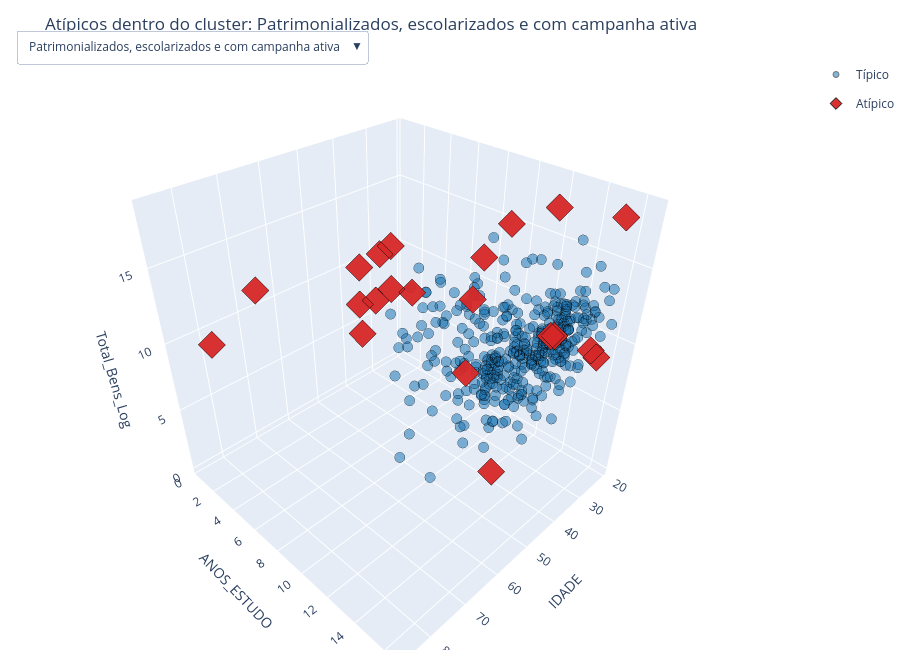

Notebook code cell kept with this figure:
### Markdown cell above
### O mesmo recorte, em 3D — filtrando por cluster

Mesma ideia do gráfico 3D global, agora um por cluster: escolham no menu qual grupo olhar (cada cluster usa a sua **própria** padronização, então os pontos vermelhos aqui são atípicos *dentro daquele grupo*, não em relação à base inteira). Os eixos ficam fixos entre um cluster e outro, pra dar pra comparar a posição relativa. Como antes, o gasto de campanha participa do modelo e aparece ao passar o mouse, embora a projeção tenha apenas três eixos.

### Code cell
nomes_bisecting_ordenados = list(df_cluster['cluster'].unique())
n_status = len(cores_iso)  # 'Típico' e 'Atípico', mesmas cores do gráfico 3D global

fig3d_cluster = go.Figure()
for idx_cluster, nome in enumerate(nomes_bisecting_ordenados):
    for status, cor in cores_iso.items():
        sub = df_cluster[(df_cluster['cluster'] == nome) & (df_cluster['anomalia_cluster'] == status)]
        texto_hover = (
            sub['NM_URNA_CANDIDATO']
            + '<br>Total_Gasto_Campanha_Log=' + sub['Total_Gasto_Campanha_Log'].round(2).astype(str)
        )
        fig3d_cluster.add_trace(go.Scatter3d(
            x=sub['IDADE'], y=sub['ANOS_ESTUDO'], z=sub['Total_Bens_Log'],
            mode='markers', name=status,
            marker=dict(
                size=6 if status == 'Típico' else 9,
                color=cor,
                symbol='circle' if status == 'Típico' else 'diamond',
                opacity=0.55 if status == 'Típico' else 0.95,
                line=dict(width=1, color='black'),
            ),
            text=texto_hover,
            hovertemplate='<b>%{text}</b><br>IDADE=%{x}<br>ANOS_ESTUDO=%{y}<br>Total_Bens_Log=%{z:.2f}<extra></extra>',
            visible=(idx_cluster == 0),       # só o primeiro cluster começa visível
            legendgroup=status,
            showlegend=(idx_cluster == 0),    # legenda não se repete a cada cluster
        ))

# um botão por cluster no menu suspenso — cada um liga só os 2 traços (Típico/Atípico) daquele cluster
botoes_cluster = []
for idx_cluster, nome in enumerate(nomes_bisecting_ordenados):
    visibilidade = [False] * (len(nomes_bisecting_ordenados) * n_status)
    for j in range(n_status):
        visibilidade[idx_cluster * n_status + j] = True
    botoes_cluster.append(dict(
        label=nome, method='update',
        args=[{'visible': visibilidade}, {'title': f'Atípicos dentro do cluster: {nome}'}],
    ))

fig3d_cluster.update_layout(
    scene=dict(
        xaxis_title='IDADE', yaxis_title='ANOS_ESTUDO', zaxis_title='Total_Bens_Log',
        xaxis=dict(range=[df_cluster['IDADE'].min() - 2, df_cluster['IDADE'].max() + 2]),
        yaxis=dict(range=[df_cluster['ANOS_ESTUDO'].min() - 1, df_cluster['ANOS_ESTUDO'].max() + 1]),
        zaxis=dict(range=[df_cluster['Total_Bens_Log'].min() - 0.5, df_cluster['Total_Bens_Log'].max() + 0.5]),
    ),
    updatemenus=[dict(active=0, buttons=botoes_cluster, x=0.02, y=1.05, xanchor='left')],
    title=f'Atípicos dentro do cluster: {nomes_bisecting_ordenados[0]}',
    height=650, margin=dict(l=0, r=0, b=0, t=60),
)
fig3d_cluster.show()

### Figure 1 — Plotly figure (JSON) as saved in the notebook; plotly's stock layout.template omitted (floating-point values rounded to 4 significant figures; data arrays with more than 128 entries replaced by an {"elided": "..."} marker saying what was removed)
{"data": [{"hovertemplate": "<b>%{text}</b><br>IDADE=%{x}<br>ANOS_ESTUDO=%{y}<br>Total_Bens_Log=%{z:.2f}<extra></extra>", "legendgroup": "Típico", "marker": {"color": "#1f77b4", "line": {"color": "black", "width": 1}, "opacity": 0.55, "size": 6, "symbol": "circle"}, "mode": "markers", "name": "Típico", "showlegend": true, "text": {"elided": "397 str values"}, "type": "scatter3d", "visible": true, "x": {"elided": "397 int values"}, "y": {"elided": "397 int values"}, "z": {"elided": "397 float values"}}, {"hovertemplate": "<b>%{text}</b><br>IDADE=%{x}<br>ANOS_ESTUDO=%{y}<br>Total_Bens_Log=%{z:.2f}<extra></extra>", "legendgroup": "Atípico", "marker": {"color": "#d62728", "line": {"color": "black", "width": 1}, "opacity": 0.95, "size": 9, "symbol": "diamond"}, "mode": "markers", "name": "Atípico", "showlegend": true, "text": ["WILKER LEÃO<br>Total_Gasto_Campanha_Log=6.63", "ADRIANO AMARAL<br>Total_Gasto_Campanha_Log=9.55", "PROF. DÍDIA<br>Total_Gasto_Campanha_Log=9.62", "WENDER<br>Total_Gasto_Campanha_Log=10.14", "GARCIA LOCUTOR<br>Total_Gasto_Campanha_Log=8.16", "JHONE SANTOS<br>Total_Gasto_Campanha_Log=8.09", "LUCÉLIA RODRIGUES<br>Total_Gasto_Campanha_Log=13.3", "MAGDA MOFATTO<br>Total_Gasto_Campanha_Log=14.13", "DANIEL AGROBOM<br>Total_Gasto_Campanha_Log=13.97", "BILL GUERRA MOCHILINK<br>Total_Gasto_Campanha_Log=11.06", "ADAIR HENRIQUES VOVÔ DO JEEP<br>Total_Gasto_Campanha_Log=12.43", "FELIPE CECÍLIO<br>Total_Gasto_Campanha_Log=12.16", "FLÁVIA DO MAGUITO<br>Total_Gasto_Campanha_Log=12.62", "NERI GELLER<br>Total_Gasto_Campanha_Log=13.64", "ELINEI MACIEL<br>Total_Gasto_Campanha_Log=9.41", "CRISTIANO CORRETOR<br>Total_Gasto_Campanha_Log=9.29", "ERON CABRAL<br>Total_Gasto_Campanha_Log=3.71", "JUAREZ COSTA<br>Total_Gasto_Campanha_Log=14.63", "ISA MARCONDES<br>Total_Gasto_Campanha_Log=13.86", "MATEUS QUADROS<br>Total_Gasto_Campanha_Log=8.22", "CHICO SÁ<br>Total_Gasto_Campanha_Log=9.8"], "type": "scatter3d", "visible": true, "x": [30, 29, 60, 24, 48, 33, 30, 77, 58, 54, 85, 26, 44, 57, 62, 44, 46, 66, 48, 27, 86], "y": [16, 13, 16, 13, 8, 9, 9, 13, 9, 8, 8, 16, 13, 8, 8, 11, 16, 9, 4, 16, 4], "z": [10.55, 18.02, 6.944, 9.105, 12.61, 10.86, 13.46, 17.96, 17.02, 13.55, 17.04, 18.28, 18.46, 16.03, 11.61, 8.007, 13.65, 14.47, 12.53, 9.616, 11.92]}, {"hovertemplate": "<b>%{text}</b><br>IDADE=%{x}<br>ANOS_ESTUDO=%{y}<br>Total_Bens_Log=%{z:.2f}<extra></extra>", "legendgroup": "Típico", "marker": {"color": "#1f77b4", "line": {"color": "black", "width": 1}, "opacity": 0.55, "size": 6, "symbol": "circle"}, "mode": "markers", "name": "Típico", "showlegend": false, "text": ["CORONEL AVIADOR LUIZ GAMA<br>Total_Gasto_Campanha_Log=0.0", "RONALDO FONSECA<br>Total_Gasto_Campanha_Log=0.0", "MATHEUS MILANEZ<br>Total_Gasto_Campanha_Log=0.0", "TIA NEGA<br>Total_Gasto_Campanha_Log=0.0", "IVONE LOPES<br>Total_Gasto_Campanha_Log=0.0", "LEONARDO BEAR<br>Total_Gasto_Campanha_Log=0.0", "ELIZEU COSTA DO UBER<br>Total_Gasto_Campanha_Log=0.0", "RENATO MACHADO<br>Total_Gasto_Campanha_Log=0.0", "LEANDRO BARROSO<br>Total_Gasto_Campanha_Log=0.0", "REIS COLETIVO SEGURANÇAPRIVADA<br>Total_Gasto_Campanha_Log=0.0", "IARA NARDIA<br>Total_Gasto_Campanha_Log=0.0", "JUNIOR ALMEIDA<br>Total_Gasto_Campanha_Log=0.0", "ELAINE PINK<br>Total_Gasto_Campanha_Log=0.0", "ANA SCHRAMM<br>Total_Gasto_Campanha_Log=0.0", "AGUIDA MARIA<br>Total_Gasto_Campanha_Log=0.0", "GISLAINE MAIA<br>Total_Gasto_Campanha_Log=0.0", "GLAUSTIN DA FOKUS<br>Total_Gasto_Campanha_Log=0.0", "ZÉ CAMELO<br>Total_Gasto_Campanha_Log=0.0", "ANGELITA DUARTE<br>Total_Gasto_Campanha_Log=0.0", "LEO MACHADO VERDADE<br>Total_Gasto_Campanha_Log=0.0", "DR. RICARDO CAIADO<br>Total_Gasto_Campanha_Log=0.0", "ROSANGELA DA HABITAÇÃO<br>Total_Gasto_Campanha_Log=0.0", "PROFESSOR MAURÉLIO<br>Total_Gasto_Campanha_Log=0.0", "GABRIEL MORSE MISSÃO<br>Total_Gasto_Campanha_Log=0.0", "NICOLINA TIA NICOLA<br>Total_Gasto_Campanha_Log=0.0", "SANDRO PEDROSO<br>Total_Gasto_Campanha_Log=0.0", "FELISBERTO TAVARES<br>Total_Gasto_Campanha_Log=0.0", "PASTOR CAMIONEIRO<br>Total_Gasto_Campanha_Log=0.0", "DAMIÃO DA MORADIA<br>Total_Gasto_Campanha_Log=0.0", "LO FERREIRA<br>Total_Gasto_Campanha_Log=0.0", "CABO LORRANE<br>Total_Gasto_Campanha_Log=0.0", "DANILO FARIA<br>Total_Gasto_Campanha_Log=0.0", "HANSMULLER SALOME<br>Total_Gasto_Campanha_Log=0.0", "CLAUDIO MEIRELLES<br>Total_Gasto_Campanha_Log=0.0", "DR. SAMUEL GEMUS<br>Total_Gasto_Campanha_Log=0.0", "CARLIN DA OFICINA<br>Total_Gasto_Campanha_Log=0.0", "MAELLA BETHÂNIA<br>Total_Gasto_Campanha_Log=0.0", "FABRÍCIO DA 44<br>Total_Gasto_Campanha_Log=0.0", "ALESSANDRA CARMO<br>Total_Gasto_Campanha_Log=0.0", "BAIANO DO PICOLÉ<br>Total_Gasto_Campanha_Log=0.0", "ALISSON BORGES<br>Total_Gasto_Campanha_Log=0.0", "NEIDE ALVES<br>Total_Gasto_Campanha_Log=0.0", "ROSALINA PROTEÇÃO ANIMAL<br>Total_Gasto_Campanha_Log=0.0", "LIS MARQUES<br>Total_Gasto_Campanha_Log=0.0", "SAMUEL DA RAÇÃO<br>Total_Gasto_Campanha_Log=0.0", "PROF.. JACY PROENÇA<br>Total_Gasto_Campanha_Log=0.0", "TOTÓ DA SAÚDE<br>Total_Gasto_Campanha_Log=0.0", "CABO KELVIN<br>Total_Gasto_Campanha_Log=0.0", "RODRIGO SANT`ANA<br>Total_Gasto_Campanha_Log=0.0", "CHICO CURVO<br>Total_Gasto_Campanha_Log=0.0", "MILTÃO<br>Total_Gasto_Campanha_Log=0.0", "IRENE MESSIAS<br>Total_Gasto_Campanha_Log=0.0", "LIDIANE ABURAD<br>Total_Gasto_Campanha_Log=0.0", "PAULO JOSÉ<br>Total_Gasto_Campanha_Log=0.0", "VICTÓRIO GALLI<br>Total_Gasto_Campanha_Log=0.0", "DR. EDUARDO GOMES<br>Total_Gasto_Campanha_Log=0.0", "NILCE SANTANA<br>Total_Gasto_Campanha_Log=0.0", "VALDIR RIBEIRO<br>Total_Gasto_Campanha_Log=0.0", "ALEX FRAGA<br>Total_Gasto_Campanha_Log=0.0", "CARLOS LONGO<br>Total_Gasto_Campanha_Log=0.0", "MANINHO<br>Total_Gasto_Campanha_Log=0.0", "PRISCILA ADVOGADA<br>Total_Gasto_Campanha_Log=0.0", "CARLOS HENRIQUE BONSI CHECOLI<br>Total_Gasto_Campanha_Log=0.0", "PROF AGUILERA GUARANI<br>Total_Gasto_Campanha_Log=0.0", "THALITA<br>Total_Gasto_Campanha_Log=0.0", "WELLISON MUCHIUTTI<br>Total_Gasto_Campanha_Log=0.0", "SARGENTO BRUNÃO<br>Total_Gasto_Campanha_Log=0.0", "JARDELINO BAHIA<br>Total_Gasto_Campanha_Log=0.0", "JUVENAL FERREIRA<br>Total_Gasto_Campanha_Log=0.0", "REBECA COSTA<br>Total_Gasto_Campanha_Log=0.0", "ZÉ LOPES<br>Total_Gasto_Campanha_Log=0.0", "LUIZ PEREIRA<br>Total_Gasto_Campanha_Log=0.0", "TENENTE BALEJO DE ARRUDA<br>Total_Gasto_Campanha_Log=0.0", "SOPHIA SANTANA<br>Total_Gasto_Campanha_Log=0.0"], "type": "scatter3d", "visible": false, "x": [48, 67, 34, 48, 49, 44, 53, 62, 50, 47, 59, 53, 45, 45, 65, 62, 52, 66, 56, 47, 44, 47, 55, 25, 75, 42, 55, 61, 43, 28, 35, 32, 42, 65, 44, 61, 29, 50, 45, 44, 43, 61, 56, 47, 38, 62, 49, 37, 40, 63, 66, 71, 44, 59, 65, 72, 70, 64, 29, 58, 41, 35, 49, 51, 33, 38, 48, 56, 63, 26, 67, 31, 56, 25], "y": [16, 16, 16, 16, 11, 11, 13, 16, 16, 16, 16, 16, 16, 16, 16, 13, 16, 16, 16, 9, 16, 16, 16, 16, 16, 9, 16, 11, 11, 9, 16, 16, 16, 16, 16, 9, 16, 8, 16, 13, 16, 4, 16, 11, 11, 16, 11, 16, 13, 9, 11, 16, 16, 16, 16, 16, 16, 16, 11, 13, 11, 16, 16, 16, 11, 13, 13, 4, 8, 16, 11, 13, 16, 11], "z": [15.43, 14.04, 11.9, 12.72, 12.58, 13.24, 12.43, 14.33, 11.7, 10.46, 10.6, 11.08, 9.904, 10.17, 12.97, 13.82, 15.67, 15.26, 12.85, 14.15, 11.56, 11.92, 10.71, 13.93, 12.46, 11.26, 14.24, 11.88, 10.2, 9.616, 10.82, 13.06, 12.83, 13.69, 16.83, 13.02, 9.21, 15.82, 13.59, 13.08, 11.84, 13.46, 12.77, 9.105, 11.7, 12.21, 11.51, 10.34, 11.23, 11.92, 14.73, 14.29, 12.96, 14.0, 8.153, 13.34, 12.85, 14.02, 12.11, 15.83, 8.854, 10.31, 12.24, 10.31, 10.6, 13.34, 12.1, 12.49, 9.616, 11.13, 10.31, 9.904, 10.31, 13.97]}, {"hovertemplate": "<b>%{text}</b><br>IDADE=%{x}<br>ANOS_ESTUDO=%{y}<br>Total_Bens_Log=%{z:.2f}<extra></extra>", "legendgroup": "Atípico", "marker": {"color": "#d62728", "line": {"color": "black", "width": 1}, "opacity": 0.95, "size": 9, "symbol": "diamond"}, "mode": "markers", "name": "Atípico", "showlegend": false, "text": ["SILVA FOTOGRAFO - O CORNO<br>Total_Gasto_Campanha_Log=0.0", "EDILSON PARDALS<br>Total_Gasto_Campanha_Log=7.24", "EDMOTOS<br>Total_Gasto_Campanha_Log=7.31", "MAYKEL CARVALHO<br>Total_Gasto_Campanha_Log=0.69"], "type": "scatter3d", "visible": false, "x": [65, 50, 41, 43], "y": [4, 11, 4, 9], "z": [10.82, 9.904, 11.51, 13.88]}, {"hovertemplate": "<b>%{text}</b><br>IDADE=%{x}<br>ANOS_ESTUDO=%{y}<br>Total_Bens_Log=%{z:.2f}<extra></extra>", "legendgroup": "Típico", "marker": {"color": "#1f77b4", "line": {"color": "black", "width": 1}, "opacity": 0.55, "size": 6, "symbol": "circle"}, "mode": "markers", "name": "Típico", "showlegend": false, "text": ["ENFERMEIRA KARINE<br>Total_Gasto_Campanha_Log=12.22", "ELIANILDO NASCIMENTO<br>Total_Gasto_Campanha_Log=9.11", "MARIA CLEUDES<br>Total_Gasto_Campanha_Log=11.44", "NEIVA LOPES<br>Total_Gasto_Campanha_Log=10.32", "ADILA MARIA<br>Total_Gasto_Campanha_Log=10.98", "SARGENTO ELIOMAR<br>Total_Gasto_Campanha_Log=11.62", "GERCIANE<br>Total_Gasto_Campanha_Log=10.22", "PABLO VALENTE<br>Total_Gasto_Campanha_Log=11.98", "SUBTENENTE CINTYA<br>Total_Gasto_Campanha_Log=11.71", "LETICIA LEAL<br>Total_Gasto_Campanha_Log=11.41", "MAX FERRAMENTAS<br>Total_Gasto_Campanha_Log=6.51", "CORONEL MORENO<br>Total_Gasto_Campanha_Log=11.91", "DRA. MARINA NORONHA<br>Total_Gasto_Campanha_Log=8.99", "LIZA LOPES<br>Total_Gasto_Campanha_Log=10.93", "SALVE JORGE<br>Total_Gasto_Campanha_Log=11.26", "GORDINHO DA FARMÁCIA<br>Total_Gasto_Campanha_Log=10.48", "PROFESSORA JULIANA ALVES<br>Total_Gasto_Campanha_Log=7.99", "ROGERIO ARAPOANGA<br>Total_Gasto_Campanha_Log=10.3", "RODOLPHO HOTH HOTH<br>Total_Gasto_Campanha_Log=9.9", "GLAUCIA DO ARRUDA<br>Total_Gasto_Campanha_Log=10.16", "LUCAS BRASILEIRO<br>Total_Gasto_Campanha_Log=9.34", "CAMILA CORRÊA<br>Total_Gasto_Campanha_Log=7.57", "RICHARD BANHARA<br>Total_Gasto_Campanha_Log=7.09", "JÔ ABREU<br>Total_Gasto_Campanha_Log=10.53", "ULISSIS LIMA<br>Total_Gasto_Campanha_Log=12.3", "KARLA VINHAS<br>Total_Gasto_Campanha_Log=9.36", "DIEGO COSTA<br>Total_Gasto_Campanha_Log=9.75", "GABRIELA RODART<br>Total_Gasto_Campanha_Log=11.44", "GISELDA DA SAÚDE<br>Total_Gasto_Campanha_Log=11.09", "FAGNER SKY<br>Total_Gasto_Campanha_Log=9.62", "JOÃO BATISTA<br>Total_Gasto_Campanha_Log=9.24", "ROSA GONOLLI<br>Total_Gasto_Campanha_Log=10.15", "SANDRA AZEVEDO<br>Total_Gasto_Campanha_Log=9.8", "PHILIPPE ABNER<br>Total_Gasto_Campanha_Log=9.16", "LAION<br>Total_Gasto_Campanha_Log=9.05", "MARCELO PRADO<br>Total_Gasto_Campanha_Log=8.78", "FERNANDA BORGES<br>Total_Gasto_Campanha_Log=9.17", "JOÃO NOLETO<br>Total_Gasto_Campanha_Log=10.01", "ANASTÁCIA ALMEIDA<br>Total_Gasto_Campanha_Log=7.06", "ANDER ALVES<br>Total_Gasto_Campanha_Log=7.59", "GUILHERME KHALIL<br>Total_Gasto_Campanha_Log=8.75", "JORDANA FERREIRA<br>Total_Gasto_Campanha_Log=11.26", "ADÍLIA RORIZ<br>Total_Gasto_Campanha_Log=10.72", "REGINA CÉLIA<br>Total_Gasto_Campanha_Log=11.2", "ELISANGELA ARAUJO<br>Total_Gasto_Campanha_Log=8.99", "MAGNO CONSTANTINO<br>Total_Gasto_Campanha_Log=8.56", "FERNANDO VIANA<br>Total_Gasto_Campanha_Log=8.88", "SULAMITA SANTOS<br>Total_Gasto_Campanha_Log=7.89", "MARIA VERÔNICA<br>Total_Gasto_Campanha_Log=9.74", "ANNA CLAUDIA DIAS<br>Total_Gasto_Campanha_Log=9.75", "SARGENTO JOÉLCIO<br>Total_Gasto_Campanha_Log=10.19", "RODOLFO VALENTE<br>Total_Gasto_Campanha_Log=11.62", "ARIANA FIDELIS<br>Total_Gasto_Campanha_Log=8.52", "SÉRGIO BRAVO JR<br>Total_Gasto_Campanha_Log=12.95", "MÁRCIA FOFA<br>Total_Gasto_Campanha_Log=10.05", "RUBINHO DO POVÃO<br>Total_Gasto_Campanha_Log=10.79", "ORLANDO ALVES<br>Total_Gasto_Campanha_Log=11.24", "ELISEU FRANCISCO<br>Total_Gasto_Campanha_Log=9.98", "PATRICIA DA MOTA<br>Total_Gasto_Campanha_Log=10.82", "JESSICA KAROLINE<br>Total_Gasto_Campanha_Log=9.79", "ANDRE WALKER DA RÁDIO GARAVELO<br>Total_Gasto_Campanha_Log=11.3", "ADRIANO DA CASA DE APOIO<br>Total_Gasto_Campanha_Log=9.49", "PASTOR JUAREZ DA SAÚDE<br>Total_Gasto_Campanha_Log=11.26", "MISSIONÁRIA LUIZA<br>Total_Gasto_Campanha_Log=9.78", "CARLOS BRASIL<br>Total_Gasto_Campanha_Log=11.23", "JOELMA SILVA<br>Total_Gasto_Campanha_Log=6.4", "CARLOS BRANDAO<br>Total_Gasto_Campanha_Log=8.23", "IRMÃO RALFF ALERTA TOTAL<br>Total_Gasto_Campanha_Log=7.09", "NOEL COLETIVO TRABALHISTA<br>Total_Gasto_Campanha_Log=10.19", "A CAREQUINHA<br>Total_Gasto_Campanha_Log=11.59", "GAL RODRIGUES<br>Total_Gasto_Campanha_Log=10.25", "CABO MENEGATTI<br>Total_Gasto_Campanha_Log=10.99", "JÚLIA GALDINO<br>Total_Gasto_Campanha_Log=8.27", "BERNARDO SABE<br>Total_Gasto_Campanha_Log=8.88", "ALÊ AGRELLA<br>Total_Gasto_Campanha_Log=9.16", "IZENILDA SANTOS<br>Total_Gasto_Campanha_Log=9.84", "SABRINA FERCO<br>Total_Gasto_Campanha_Log=10.72", "CLAUDIA NÓIA<br>Total_Gasto_Campanha_Log=8.57", "MÃE KAKÁ GARCIA DO PSOL<br>Total_Gasto_Campanha_Log=9.48", "ADRIANA LIARIO<br>Total_Gasto_Campanha_Log=9.74", "YSANI<br>Total_Gasto_Campanha_Log=8.26", "IRENE LOPES<br>Total_Gasto_Campanha_Log=7.82", "ANDREIA SCHWARZ<br>Total_Gasto_Campanha_Log=10.62", "DARLAN CARVALHO<br>Total_Gasto_Campanha_Log=10.65", "FÁTIMA SOUZA<br>Total_Gasto_Campanha_Log=10.12", "PROF. ANISIO GUATÓ<br>Total_Gasto_Campanha_Log=9.73", "GLEYCIELLI NONATO GUATÓ<br>Total_Gasto_Campanha_Log=10.6", "NANAH CORDEIRO<br>Total_Gasto_Campanha_Log=12.24", "NETO SANTOS<br>Total_Gasto_Campanha_Log=12.5", "KELIANA FERNANDES<br>Total_Gasto_Campanha_Log=9.9", "PAULO MASSETTI<br>Total_Gasto_Campanha_Log=10.93", "VITINHO<br>Total_Gasto_Campanha_Log=11.4", "LUCAS VENDITE<br>Total_Gasto_Campanha_Log=7.22", "KELLYANNE CORREA<br>Total_Gasto_Campanha_Log=7.02", "RODRIGO CORREA<br>Total_Gasto_Campanha_Log=7.52", "WESLEY DIAS<br>Total_Gasto_Campanha_Log=8.85", "CHARLES GAMA<br>Total_Gasto_Campanha_Log=10.66", "BRUNA RIQUELME<br>Total_Gasto_Campanha_Log=10.27", "RHAUANE FARIA<br>Total_Gasto_Campanha_Log=10.72", "TATO SOUZA<br>Total_Gasto_Campanha_Log=11.6", "JEFFERSOM MARECCO<br>Total_Gasto_Campanha_Log=9.58", "AILTON FIGUEIREDO<br>Total_Gasto_Campanha_Log=9.71", "PROFESSORA RÚBIA MARA<br>Total_Gasto_Campanha_Log=10.22", "DOMICIO JUNIOR<br>Total_Gasto_Campanha_Log=7.6", "DEYVID PESSUTI<br>Total_Gasto_Campanha_Log=7.56"], "type": "scatter3d", "visible": false, "x": [38, 59, 53, 50, 57, 55, 36, 40, 48, 38, 37, 54, 45, 42, 45, 53, 43, 54, 52, 51, 37, 27, 31, 70, 43, 41, 36, 30, 45, 42, 38, 50, 47, 37, 39, 53, 36, 25, 34, 24, 25, 39, 33, 71, 47, 36, 46, 29, 30, 28, 50, 48, 42, 30, 63, 54, 59, 64, 52, 34, 55, 52, 67, 58, 49, 50, 43, 45, 57, 31, 51, 35, 28, 21, 53, 59, 26, 50, 45, 41, 36, 50, 45, 39, 58, 60, 39, 58, 42, 48, 38, 23, 22, 23, 43, 40, 37, 40, 34, 47, 41, 58, 48, 60, 21], "y": [16, 16, 16, 16, 16, 16, 13, 11, 16, 16, 9, 16, 16, 11, 16, 16, 16, 11, 16, 16, 16, 13, 11, 16, 16, 16, 16, 11, 13, 11, 16, 16, 9, 16, 16, 16, 16, 13, 13, 13, 9, 16, 13, 16, 11, 16, 16, 11, 13, 11, 16, 13, 16, 13, 11, 8, 13, 11, 11, 11, 11, 8, 8, 13, 8, 16, 4, 4, 11, 13, 16, 16, 11, 13, 16, 11, 16, 13, 4, 11, 11, 16, 16, 16, 16, 16, 16, 11, 13, 13, 16, 13, 13, 11, 16, 11, 11, 11, 11, 13, 16, 11, 16, 16, 11], "z": [0.0, 0.0, 0.0, 0.0, 0.0, 0.0, 0.0, 0.0, 0.0, 0.0, 0.0, 0.0, 0.0, 0.0, 0.0, 0.0, 0.0, 0.0, 0.0, 0.0, 0.0, 0.0, 0.0, 0.0, 0.0, 0.0, 0.0, 0.0, 0.0, 0.0, 0.0, 0.0, 0.0, 0.0, 0.0, 0.0, 0.0, 0.0, 0.0, 0.0, 0.0, 0.0, 0.0, 0.0, 0.0, 0.0, 0.0, 0.0, 0.0, 0.0, 0.0, 0.0, 0.0, 0.0, 0.0, 0.0, 0.0, 0.0, 0.0, 0.0, 0.0, 0.0, 0.0, 0.0, 0.0, 0.0, 0.0, 0.0, 0.0, 0.0, 0.0, 0.0, 0.0, 0.0, 0.0, 0.0, 0.0, 0.0, 0.0, 0.0, 0.0, 0.0, 0.0, 0.0, 0.0, 0.0, 0.0, 0.0, 0.0, 0.0, 0.0, 0.0, 0.0, 0.0, 0.0, 0.0, 0.0, 0.0, 0.0, 0.0, 0.0, 0.0, 0.0, 0.0, 0.0]}, {"hovertemplate": "<b>%{text}</b><br>IDADE=%{x}<br>ANOS_ESTUDO=%{y}<br>Total_Bens_Log=%{z:.2f}<extra></extra>", "legendgroup": "Atípico", "marker": {"color": "#d62728", "line": {"color": "black", "width": 1}, "opacity": 0.95, "size": 9, "symbol": "diamond"}, "mode": "markers", "name": "Atípico", "showlegend": false, "text": ["ESTER CARVALHO<br>Total_Gasto_Campanha_Log=12.57", "SERRALHEIRO RONO PINHEIRO<br>Total_Gasto_Campanha_Log=6.4", "PAPACAPIM<br>Total_Gasto_Campanha_Log=10.99", "BARBARA BOMBOM<br>Total_Gasto_Campanha_Log=8.08", "PASTOR JERONIMO GOMES<br>Total_Gasto_Campanha_Log=7.9", "CABO LUÍS ROBERTO<br>Total_Gasto_Campanha_Log=4.3"], "type": "scatter3d", "visible": false, "x": [22, 51, 52, 34, 78, 34], "y": [9, 4, 4, 1, 9, 11], "z": [0.0, 0.0, 0.0, 0.0, 0.0, 0.0]}, {"hovertemplate": "<b>%{text}</b><br>IDADE=%{x}<br>ANOS_ESTUDO=%{y}<br>Total_Bens_Log=%{z:.2f}<extra></extra>", "legendgroup": "Típico", "marker": {"color": "#1f77b4", "line": {"color": "black", "width": 1}, "opacity": 0.55, "size": 6, "symbol": "circle"}, "mode": "markers", "name": "Típico", "showlegend": false, "text": ["MILENA SOUSA<br>Total_Gasto_Campanha_Log=0.0", "RAPOSÃO DS<br>Total_Gasto_Campanha_Log=0.0", "STEPHANIE ALVES<br>Total_Gasto_Campanha_Log=0.0", "LAIRA INÁCIO<br>Total_Gasto_Campanha_Log=0.0", "C.J. GTA<br>Total_Gasto_Campanha_Log=0.0", "SANCHEZ<br>Total_Gasto_Campanha_Log=0.0", "CARLOS VINÍCIUS<br>Total_Gasto_Campanha_Log=0.0", "JOSY FERRARI<br>Total_Gasto_Campanha_Log=0.0", "ELAINE DA FLAGYN<br>Total_Gasto_Campanha_Log=0.0", "LUCIANA DA CULINÁRIA<br>Total_Gasto_Campanha_Log=0.0", "CARLOS MARANHÃO<br>Total_Gasto_Campanha_Log=0.0", "DENISE SANTOS<br>Total_Gasto_Campanha_Log=0.0", "MANU PÁDUA<br>Total_Gasto_Campanha_Log=0.0", "ROBERTO JUNIOR (RAVENGAAR)<br>Total_Gasto_Campanha_Log=0.0", "MÔNICA DE PAULA<br>Total_Gasto_Campanha_Log=0.0", "CEPITA<br>Total_Gasto_Campanha_Log=0.0", "TELVES CUNHA<br>Total_Gasto_Campanha_Log=0.0", "JOÃO DADALTE<br>Total_Gasto_Campanha_Log=0.0", "MAURICIO COMUNICATIVO LESTE<br>Total_Gasto_Campanha_Log=0.0", "EMILY ELOÁ<br>Total_Gasto_Campanha_Log=0.0", "PASTORA GIZELLE TELES<br>Total_Gasto_Campanha_Log=0.0", "EDIVANIA SILVA<br>Total_Gasto_Campanha_Log=0.0", "MAGNA MOTA<br>Total_Gasto_Campanha_Log=0.0", "MURILO MARTINS<br>Total_Gasto_Campanha_Log=0.41", "BISPO JEFFERSON OLIVEIRA<br>Total_Gasto_Campanha_Log=0.0", "VANDA<br>Total_Gasto_Campanha_Log=0.0", "LUSIMAR DA CANAÃ<br>Total_Gasto_Campanha_Log=0.0", "NATANAEL PEREIRA<br>Total_Gasto_Campanha_Log=0.0", "JECIMAR FERREIRA<br>Total_Gasto_Campanha_Log=0.0", "DAIARA ROCHO<br>Total_Gasto_Campanha_Log=0.0", "LAHUANNY OLIVEIRA<br>Total_Gasto_Campanha_Log=0.0", "MILENA FERNANDES<br>Total_Gasto_Campanha_Log=0.0", "EDNA PAIXÃO<br>Total_Gasto_Campanha_Log=0.0", "CAROL AJALA<br>Total_Gasto_Campanha_Log=0.0", "LUCIANA MENDONÇA<br>Total_Gasto_Campanha_Log=0.0", "ELEANDRA PACHUKI<br>Total_Gasto_Campanha_Log=0.0", "ROSANGELA BENITES<br>Total_Gasto_Campanha_Log=0.0", "RAMÃO LOPES<br>Total_Gasto_Campanha_Log=0.0", "LUIZ MATCHUA<br>Total_Gasto_Campanha_Log=0.0", "JURACI DA AROEIRA<br>Total_Gasto_Campanha_Log=0.0", "JOÃO VITOR NUNES<br>Total_Gasto_Campanha_Log=0.0"], "type": "scatter3d", "visible": false, "x": [27, 32, 25, 34, 33, 36, 25, 35, 44, 49, 46, 54, 24, 24, 28, 43, 49, 44, 49, 23, 31, 26, 49, 23, 38, 65, 47, 30, 36, 36, 39, 22, 49, 29, 41, 51, 29, 62, 42, 59, 26], "y": [13, 11, 9, 13, 11, 11, 4, 13, 11, 11, 1, 4, 13, 11, 11, 11, 9, 9, 11, 13, 11, 11, 9, 13, 8, 4, 1, 4, 4, 11, 11, 11, 9, 8, 11, 8, 9, 4, 11, 4, 11], "z": [0.0, 0.0, 0.0, 0.0, 0.0, 0.0, 0.0, 0.0, 0.0, 0.0, 0.0, 0.0, 0.0, 0.0, 0.0, 0.0, 0.0, 0.0, 0.0, 0.0, 0.0, 0.0, 0.0, 0.0, 0.0, 0.0, 0.0, 0.0, 0.0, 0.0, 0.0, 0.0, 0.0, 0.0, 0.0, 0.0, 0.0, 0.0, 0.0, 0.0, 0.0]}, {"hovertemplate": "<b>%{text}</b><br>IDADE=%{x}<br>ANOS_ESTUDO=%{y}<br>Total_Bens_Log=%{z:.2f}<extra></extra>", "legendgroup": "Atípico", "marker": {"color": "#d62728", "line": {"color": "black", "width": 1}, "opacity": 0.95, "size": 9, "symbol": "diamond"}, "mode": "markers", "name": "Atípico", "showlegend": false, "text": ["DURVAL<br>Total_Gasto_Campanha_Log=0.0", "MILENA DO MLB<br>Total_Gasto_Campanha_Log=0.0", "ALVARO MOZINI<br>Total_Gasto_Campanha_Log=2.06"], "type": "scatter3d", "visible": false, "x": [26, 26, 25], "y": [11, 11, 13], "z": [7.111, 7.248, 0.0]}, {"hovertemplate": "<b>%{text}</b><br>IDADE=%{x}<br>ANOS_ESTUDO=%{y}<br>Total_Bens_Log=%{z:.2f}<extra></extra>", "legendgroup": "Típico", "marker": {"color": "#1f77b4", "line": {"color": "black", "width": 1}, "opacity": 0.55, "size": 6, "symbol": "circle"}, "mode": "markers", "name": "Típico", "showlegend": false, "text": ["PROFESSOR FRANCELINO<br>Total_Gasto_Campanha_Log=0.0", "KLESLEY GARCIA<br>Total_Gasto_Campanha_Log=0.0", "SOCORRO MARTINS<br>Total_Gasto_Campanha_Log=0.0", "JEAN VICTOR<br>Total_Gasto_Campanha_Log=0.0", "PAULO SA<br>Total_Gasto_Campanha_Log=0.0", "PASTORA ANA LIMA<br>Total_Gasto_Campanha_Log=0.0", "CRIS CAIADO<br>Total_Gasto_Campanha_Log=0.0", "PROFESSOR ANTHONY COUTO<br>Total_Gasto_Campanha_Log=0.0", "GERALDO NAVES O BARRA PESADA<br>Total_Gasto_Campanha_Log=0.0", "FELIPE RODRIGUES<br>Total_Gasto_Campanha_Log=0.0", "MARIANA DE PAULA<br>Total_Gasto_Campanha_Log=0.0", "GABRIELLA MACHADO<br>Total_Gasto_Campanha_Log=0.0", "SANTANA PIRES<br>Total_Gasto_Campanha_Log=0.0", "OSMAR LISBOA<br>Total_Gasto_Campanha_Log=0.0", "JÚLIO CESAR<br>Total_Gasto_Campanha_Log=0.0", "DOM VALDILEY<br>Total_Gasto_Campanha_Log=0.0", "JUAREZ EXPLOSÃO<br>Total_Gasto_Campanha_Log=0.0", "MÔNICA NASSER<br>Total_Gasto_Campanha_Log=0.0", "DRA. FABRICIA SETTE<br>Total_Gasto_Campanha_Log=0.0", "DR PAULO DAHER<br>Total_Gasto_Campanha_Log=0.0", "FAUSTO ANDRÉ<br>Total_Gasto_Campanha_Log=0.0", "LEONARDO LANDOVOIGT<br>Total_Gasto_Campanha_Log=0.0", "JAIR DO POVO<br>Total_Gasto_Campanha_Log=0.0", "CESAR LIMA<br>Total_Gasto_Campanha_Log=0.0", "LUCIENE KAYABI<br>Total_Gasto_Campanha_Log=0.0", "PÉ NO CHÃO<br>Total_Gasto_Campanha_Log=0.0", "JOANA D ARC<br>Total_Gasto_Campanha_Log=0.0", "WILER VITORIO<br>Total_Gasto_Campanha_Log=0.0", "NELSON DE FARIA<br>Total_Gasto_Campanha_Log=0.0", "FÁBIO RODRIGUES<br>Total_Gasto_Campanha_Log=0.0", "URIAS ROCHA<br>Total_Gasto_Campanha_Log=0.0", "LYA SANTOS<br>Total_Gasto_Campanha_Log=0.0", "CLAUDIO<br>Total_Gasto_Campanha_Log=0.0", "JURANDIR MACHADO<br>Total_Gasto_Campanha_Log=0.0", "CESAR ALVES<br>Total_Gasto_Campanha_Log=0.0", "SERGIO FAHED<br>Total_Gasto_Campanha_Log=0.0", "MAURICIO PICARELLI<br>Total_Gasto_Campanha_Log=0.0", "MARIA ISABELA SALDANHA<br>Total_Gasto_Campanha_Log=0.0", "RAPHAEL CADEIRANTE<br>Total_Gasto_Campanha_Log=0.0"], "type": "scatter3d", "visible": false, "x": [43, 40, 41, 36, 40, 56, 47, 43, 75, 38, 41, 36, 54, 53, 71, 55, 54, 54, 46, 53, 33, 24, 71, 60, 52, 55, 43, 39, 57, 35, 66, 47, 46, 55, 49, 64, 79, 53, 54], "y": [16, 16, 16, 16, 16, 13, 16, 16, 13, 16, 13, 16, 11, 11, 16, 16, 11, 13, 16, 16, 16, 16, 11, 16, 13, 11, 16, 13, 11, 16, 16, 16, 13, 16, 16, 16, 16, 16, 16], "z": [0.0, 0.0, 0.0, 0.0, 0.0, 0.0, 0.0, 0.0, 0.0, 0.0, 0.0, 0.0, 0.0, 0.0, 0.0, 0.0, 0.0, 0.0, 0.0, 0.0, 0.0, 0.0, 0.0, 0.0, 0.0, 0.0, 0.0, 0.0, 0.0, 0.0, 0.0, 0.0, 0.0, 0.0, 0.0, 0.0, 0.0, 0.0, 0.0]}, {"hovertemplate": "<b>%{text}</b><br>IDADE=%{x}<br>ANOS_ESTUDO=%{y}<br>Total_Bens_Log=%{z:.2f}<extra></extra>", "legendgroup": "Atípico", "marker": {"color": "#d62728", "line": {"color": "black", "width": 1}, "opacity": 0.95, "size": 9, "symbol": "diamond"}, "mode": "markers", "name": "Atípico", "showlegend": false, "text": ["PASTOR ISMAEL LOPES<br>Total_Gasto_Campanha_Log=2.68", "ROBERTO GOMES<br>Total_Gasto_Campanha_Log=3.66"], "type": "scatter3d", "visible": false, "x": [35, 67], "y": [16, 16], "z": [0.0, 0.0]}], "layout": {"height": 650, "margin": {"b": 0, "l": 0, "r": 0, "t": 60}, "scene": {"xaxis": {"range": [19, 88], "title": {"text": "IDADE"}}, "yaxis": {"range": [0, 17], "title": {"text": "ANOS_ESTUDO"}}, "zaxis": {"range": [-0.5, 18.96], "title": {"text": "Total_Bens_Log"}}}, "title": {"text": "Atípicos dentro do cluster: Patrimonializados, escolarizados e com campanha ativa"}, "updatemenus": [{"active": 0, "buttons": [{"args": [{"visible": [true, true, false, false, false, false, false, false, false, false]}, {"title": "Atípicos dentro do cluster: Patrimonializados, escolarizados e com campanha ativa"}], "label": "Patrimonializados, escolarizados e com campanha ativa", "method": "update"}, {"args": [{"visible": [false, false, true, true, false, false, false, false, false, false]}, {"title": "Atípicos dentro do cluster: Patrimonializados sem despesas declaradas"}], "label": "Patrimonializados sem despesas declaradas", "method": "update"}, {"args": [{"visible": [false, false, false, false, true, true, false, false, false, false]}, {"title": "Atípicos dentro do cluster: Campanha ativa sem patrimônio"}], "label": "Campanha ativa sem patrimônio", "method": "update"}, {"args": [{"visible": [false, false, false, false, false, false, true, true, false, false]}, {"title": "Atípicos dentro do cluster: Jovens com baixa estrutura declarada"}], "label": "Jovens com baixa estrutura declarada", "method": "update"}, {"args": [{"visible": [false, false, false, false, false, false, false, false, true, true]}, {"title": "Atípicos dentro do cluster: Escolarizados sem bens nem despesas"}], "label": "Escolarizados sem bens nem despesas", "method": "update"}], "x": 0.02, "xanchor": "left", "y": 1.05}]}}
